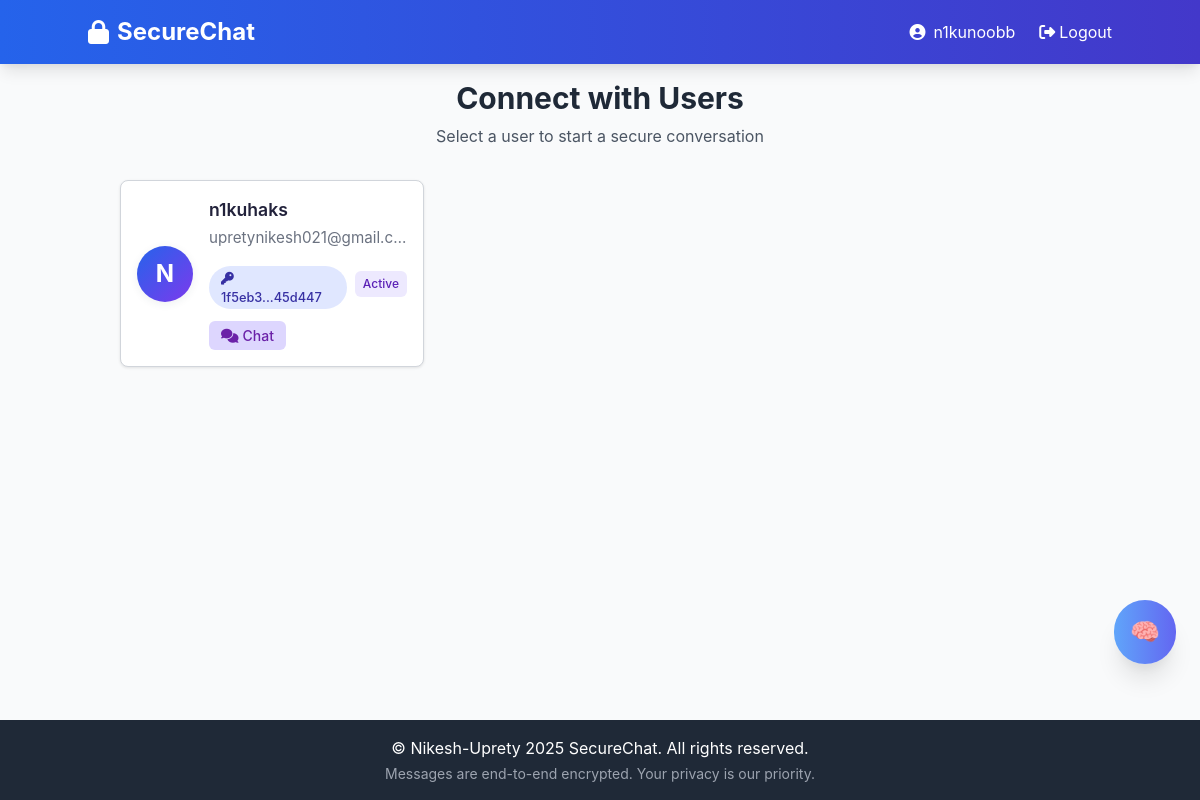
The page /index (signed in) on the database as committed earlier.
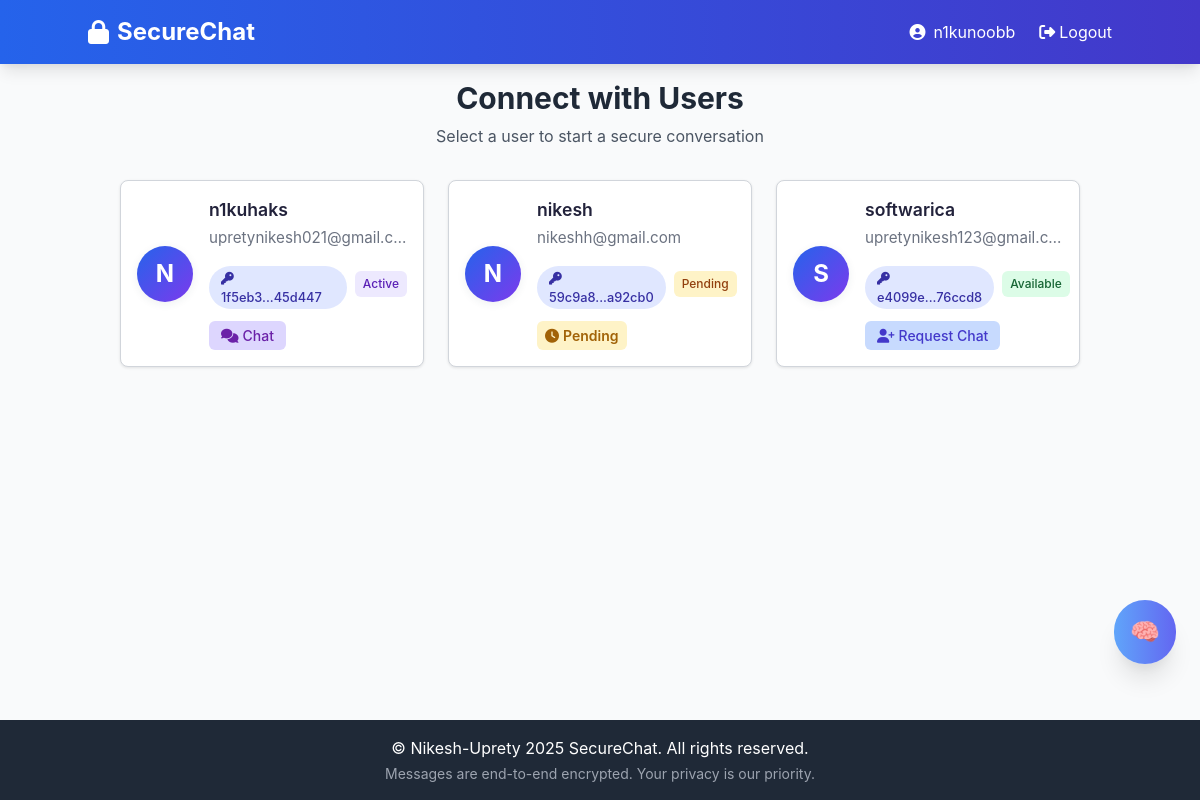
The same page on the database as committed later.
### app/models.py (models this page shows, shortened)
class User(UserMixin, db.Model):
    id = db.Column(db.Integer, primary_key=True)
    username = db.Column(db.String(64), index=True,
                         unique=True, nullable=False)
    email = db.Column(db.String(120), index=True, unique=True, nullable=False)
    password_hash = db.Column(db.String(128), nullable=False)
    public_key = db.Column(db.Text, nullable=False)
    private_key = db.Column(db.Text, nullable=False)
    created_at = db.Column(
        db.DateTime, default=lambda: datetime.now(timezone.utc))
    last_seen = db.Column(
        db.DateTime, default=lambda: datetime.now(timezone.utc))
    messages_sent = db.relationship('Message',
                                    foreign_keys='Message.sender_id',
                                    backref='sender',
                                    lazy='dynamic')
    messages_received = db.relationship('Message',
                                        foreign_keys='Message.recipient_id',
                                        backref='recipient',
                                        lazy='dynamic')
    sent_requests = db.relationship('ChatRequest',
                                    foreign_keys='ChatRequest.sender_id',
                                    backref='sender',
                                    lazy='dynamic')
    received_requests = db.relationship('ChatRequest',
                                        foreign_keys='ChatRequest.recipient_id',
                                        backref='recipient',
                                        lazy='dynamic')
    def has_pending_request_to(self, other_user_id):
        return ChatRequest.query.filter_by(
            sender_id=self.id,
            recipient_id=other_user_id,
            status='pending'
        ).first() is not None
    def has_pending_request_from(self, other_user_id):
        return ChatRequest.query.filter_by(
            sender_id=other_user_id,
            recipient_id=self.id,
            status='pending'
        ).first() is not None
    def has_active_chat_with(self, other_user_id):
        return ChatRequest.query.filter(
            or_(
                and_(
                    ChatRequest.sender_id == self.id,
                    ChatRequest.recipient_id == other_user_id,
                    ChatRequest.status == 'accepted'
                ),
                and_(
                    ChatRequest.sender_id == other_user_id,
                    ChatRequest.recipient_id == self.id,
                    ChatRequest.status == 'accepted'
                )
            )
        ).first() is not None
    def get_chat_status_with(self, other_user_id):
        if self.has_active_chat_with(other_user_id):
            return 'active'
        if self.has_pending_request_to(other_user_id):
            return 'pending'
        if self.has_pending_request_from(other_user_id):
            return 'requested'
        return 'available'
    def get_public_key_fingerprint(self):
        import hashlib
        key_hash = hashlib.sha256(self.public_key.encode('utf-8')).hexdigest()
        return f"{key_hash[:6]}...{key_hash[-6:]}"

### app/chat/routes.py (the view)
@chat_bp.route('/')
@chat_bp.route('/index')
@login_required
def index():
    users = User.query.filter(User.id != current_user.id).all()
    return render_template('chat/index.html', title='Home', users=users)

### app/models.py (called while the page is built)
@login_manager.user_loader
def load_user(id):
    return User.query.get(int(id))

### app/templates/chat/index.html (shortened to what this page needs)
{% extends "base.html" %}
{% block content %}
<div class="max-w-6xl mx-auto px-4">
    <div class="text-center mb-8">
        <h1 class="text-3xl font-bold text-gray-800 mb-2">Connect with Users</h1>
        <p class="text-gray-600">Select a user to start a secure conversation</p>
    </div>
    <div class="user-card-grid">
        {% for user in users %}
        <div class="user-card">
            <div class="user-card-content">
                <div class="user-avatar">
                    {{ user.username[0].upper() }}
                </div>
                <div class="user-card-info">
                    <h3>{{ user.username }}</h3>
                    <p>{{ user.email }}</p>
                    <div class="flex items-center mt-2">
                        <span class="user-card-badge mr-2">
                            <i class="fas fa-key mr-1"></i>
                            {{ user.get_public_key_fingerprint() }}
                        </span>
                        {% set status = current_user.get_chat_status_with(user.id) %}
                        <span class="status-badge status-{{ status }}">
                            {{ status|title }}
                        </span>
                    </div>
                    <div class="user-card-actions">
                        {% set status = current_user.get_chat_status_with(user.id) %}
                        {% set rejected_request = current_user.sent_requests|selectattr('recipient_id', 'equalto',
                        user.id)|selectattr('status', 'equalto', 'rejected')|first %}
                        {% if status == 'active' %}
                        <a href="{{ url_for('chat.chat', user_id=user.id) }}" class="action-btn chat-btn">
                            <i class="fas fa-comments mr-1"></i> Chat
                        </a>
                        {% elif status == 'pending' %}
                        <span class="action-btn pending-btn">
                            <i class="fas fa-clock mr-1"></i> Pending
                        </span>
                        {% else %}
                        <form action="{{ url_for('chat.send_request', recipient_id=user.id) }}" method="POST">
                            <button type="submit" class="action-btn request-btn">
                                <i class="fas fa-user-plus mr-1"></i> Request Chat
                            </button>
                        </form>
                        {% endif %}
                    </div>
                </div>
            </div>
        </div>
        {% endfor %}
    </div>
</div>
{% endblock %}

### app/templates/base.html (shortened to what this page needs)
<!DOCTYPE html>
<html lang="en">
<head>
    <link href="https://cdn.jsdelivr.net/npm/tailwindcss@2.2.19/dist/tailwind.min.css" rel="stylesheet">
    <link rel="stylesheet" href="https://cdnjs.cloudflare.com/ajax/libs/font-awesome/6.4.0/css/all.min.css">
    <link rel="stylesheet" href="{{ url_for('static', filename='css/styles.css') }}">
</head>
<body class="bg-gray-50 flex flex-col min-h-screen">
    <header class="bg-gradient-to-r from-blue-600 to-indigo-700 text-white p-4 shadow-lg">
        <div class="container mx-auto flex justify-between items-center">
            <a href="{{ url_for('chat.index') }}" class="text-2xl font-bold flex items-center">
                <i class="fas fa-lock mr-2"></i>SecureChat
            </a>
            <nav class="flex items-center space-x-6">
                {% if current_user.is_authenticated %}
                <span class="hidden md:inline-flex items-center">
                    <i class="fas fa-user-circle mr-2"></i> {{ current_user.username }}
                </span>
                <a href="{{ url_for('auth.logout') }}" class="hover:text-blue-200 transition-colors flex items-center">
                    <i class="fas fa-sign-out-alt mr-1"></i> Logout
                </a>
                {% endif %}
            </nav>
        </div>
    </header>
    <main class="container mx-auto flex-grow p-4">
        {% block content %}{% endblock %}
    </main>
    {% if current_user.is_authenticated %}
    <div class="flex justify-end w-full">
        <button id="nikugpt-btn"
            class="mb-6 mr-6 bg-gradient-to-r from-blue-400 to-indigo-500 text-white p-4 rounded-full shadow-xl hover:shadow-2xl transition-all duration-300 flex items-center z-40 text-2xl"
            title="Ask NikuGPT">
            🧠
        </button>
    </div>
    {% endif %}
    <footer class="bg-gray-800 text-white text-center p-4 mt-8">
        <p>© Nikesh-Uprety 2025 SecureChat. All rights reserved.</p>
        <p class="text-sm text-gray-400 mt-1">Messages are end-to-end encrypted. Your privacy is our priority.</p>
    </footer>
</body>
</html>

### app/static/css/styles.css (style rules this page uses)
body { font-family: 'Inter', sans-serif; background-color: #f9fafb; color: #22223b; min-height: 100vh; }
.user-card-grid { display: grid; grid-template-columns: 1fr; gap: 1.5rem; }
@media (min-width: 640px) { .user-card-grid { grid-template-columns: repeat(2, 1fr); } }
@media (min-width: 1024px) { .user-card-grid { grid-template-columns: repeat(3, 1fr); } }
.user-card-content { display: flex; align-items: center; padding: 1.5rem; }
.user-avatar { width: 3.5rem; height: 3.5rem; border-radius: 9999px; background: linear-gradient(135deg, #2563eb 0%, #7c3aed 100%); color: #fff; font-size: 1.5rem; font-weight: 700; display: flex; align-items: center; justify-content: center; box-shadow: 0 2px 8px rgba(44, 62, 80, 0.08); flex-shrink: 0; }
.user-card-info { margin-left: 1rem; flex: 1; min-width: 0; }
.user-card-info h3 { font-weight: 600; font-size: 1.1rem; color: #22223b; margin-bottom: 0.25rem; white-space: nowrap; overflow: hidden; text-overflow: ellipsis; }
.user-card-info p { color: #6b7280; font-size: 0.95rem; white-space: nowrap; overflow: hidden; text-overflow: ellipsis; }
.user-card-badge { display: inline-block; margin-top: 0.5rem; background: #e0e7ff; color: #3730a3; font-size: 0.8rem; padding: 0.15rem 0.75rem; border-radius: 9999px; font-weight: 500; }

### app/templates/base.html (style rules this page uses)
.status-badge { font-size: 0.75rem; padding: 0.25rem 0.5rem; border-radius: 0.25rem; font-weight: 500; }
.status-available { background-color: #ecfdf5; color: #059669; }
.status-pending { background-color: #fef3c7; color: #d97706; }
.status-active { background-color: #ede9fe; color: #7c3aed; }

### app/templates/chat/index.html (style rules this page uses)
.user-card { background-color: white; border: 1px solid #d1d5db; border-radius: 0.5rem; box-shadow: 0 1px 3px rgb(0 0 0 / 0.1); overflow: hidden; margin-bottom: 1rem; transition: box-shadow 0.3s ease; }
.user-card-badge { display: inline-block; margin-top: 0.5rem; background: #e0e7ff; color: #3730a3; font-size: 0.8rem; padding: 0.15rem 0.75rem; border-radius: 9999px; font-weight: 500; }
.user-card-content { display: flex; align-items: center; padding: 1rem; }
.user-card-info { flex: 1; }
.status-badge { font-size: 0.75rem; padding: 0.25rem 0.5rem; border-radius: 0.375rem; display: inline-block; }
.status-available { background-color: #dcfce7; color: #166534; }
.status-pending { background-color: #fef3c7; color: #92400e; }
.status-active { background-color: #ede9fe; color: #5b21b6; }
.action-btn { padding: 0.25rem 0.75rem; border-radius: 0.375rem; font-size: 0.875rem; font-weight: 500; cursor: pointer; transition: background-color 0.2s ease-in-out; display: inline-flex; align-items: center; text-decoration: none; color: inherit; border: none; user-select: none; margin-top: 12px; }
.request-btn { background-color: #c7dafe; color: #4338ca; }
.pending-btn { background-color: #fef3c7; color: #a16207; padding-left: 0.5rem; padding-right: 0.5rem; font-weight: 600; display: inline-flex; align-items: center; }
.chat-btn { background-color: #ddd6fe; color: #6b21a8; }
.action-btn i { margin-right: 0.25rem; }

Rows that differ between the two databases and show on the page:
added User: username "N", username "nikesh", email "nikeshh@gmail.com", get_public_key_fingerprint "59c9a8...a92cb0", status "Pending"
added User: username "S", username "softwarica", email "upretynikesh123@gmail.c…", get_public_key_fingerprint "e4099e...76ccd8", status "Available"
